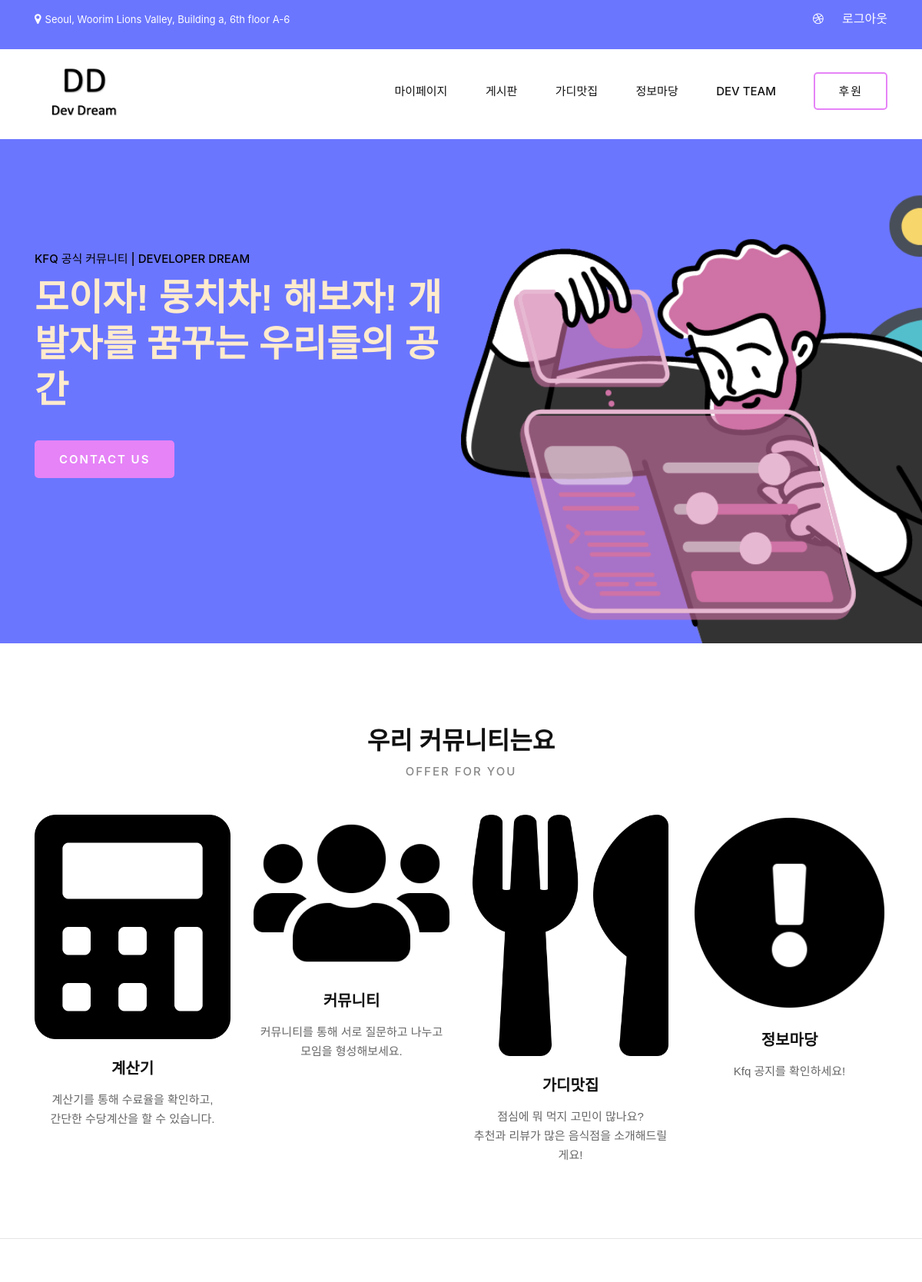
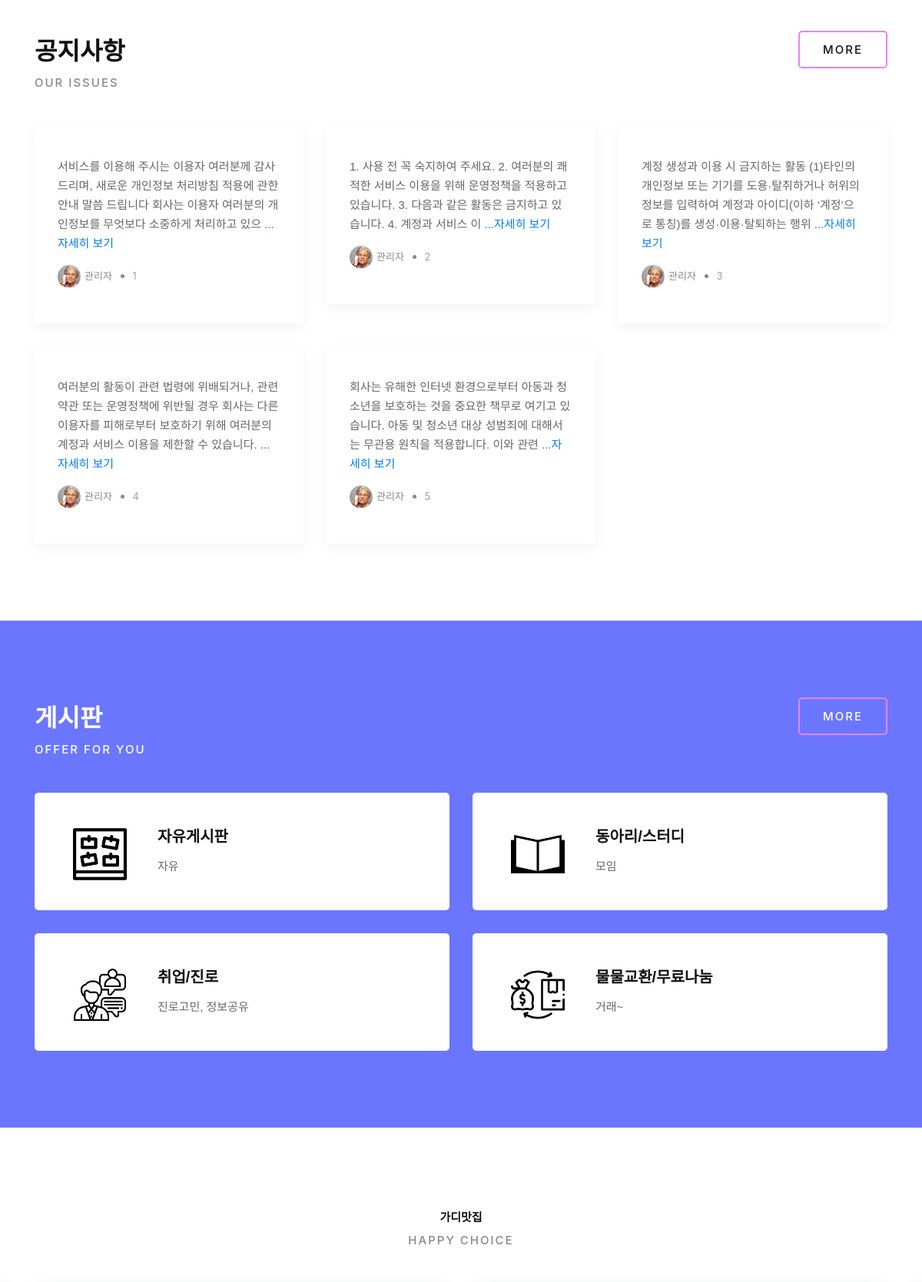
The app's page / (signed in, upper part) with its own data (2 pictures, top to bottom).
### calcapp/models.py (models this page shows, shortened)
class Blog(models.Model):
    title = models.CharField(max_length=200)
    pub_date = models.DateTimeField('date published')
    body = models.TextField()
    images = models.ImageField(blank=True, upload_to="notice_img", null=True)
    user = models.CharField(max_length=20) # main user db랑 연결 해야함
    board_kind = models.CharField(max_length=20)
    def summary(self):
        return self.body[:100]

### mainpage/views.py (the view)
# urls.py: path('', views.mainhome, name='mainhome'),
def mainhome(request):
    get_user_phone = request.session.get('user_phone')
    blogs = Blog.objects.all()
    rest = Rest.objects.all()
    return render(request, 'mainpage/mainhome.html',
                {'get_user_phone':get_user_phone,
                'blogs': blogs,
                'rest':rest})

### templates/mainpage/mainhome.html (shortened to what this page needs)
{% extends 'mainpage/mainpage.html' %}
{% block content %}
{% load static %}
    <section class="hero spad set-bg" data-setbg="{% static 'img/main-bg.png' %}">
        <div class="container">
            <div class="row">
                <div class="col-lg-6">
                    <div class="hero__text">
                        <span>Kfq 공식 커뮤니티 | DEVELOPER DREAM</span>
                        <h2 style="color: blanchedalmond;">모이자! 뭉치차! 해보자! 개발자를 꿈꾸는 우리들의 공간</h2>
                        <a href="#" class="primary-btn normal-btn">Contact us</a>
                    </div>
                </div>
            </div>
        </div>
    </section>
    <section class="chooseus spad">
        <div class="container">
            <div class="row">
                <div class="col-lg-12 text-center">
                    <div class="section-title">
                        <h2>우리 커뮤니티는요</h2>
                        <span>Offer for you</span>
                    </div>
                </div>
            </div>
            <div class="row">
                <div class="col-lg-3 col-md-6 col-sm-6">
                    <img src="{% static 'img/icons/calc.png' %}" alt="">
                    <div class="chooseus__item">
                        <h5>계산기</h5>
                        <p>계산기를 통해 수료율을 확인하고,<br>간단한 수당계산을 할 수 있습니다.</p>
                    </div>
                </div>
                <div class="col-lg-3 col-md-6 col-sm-6">
                    <div class="chooseus__item">
                        <img src="{% static 'img/icons/board.png' %}" alt="">
                        <h5>커뮤니티</h5>
                        <p>커뮤니티를 통해 서로 질문하고 나누고 모임을 형성해보세요.</p>
                    </div>
                </div>
                <div class="col-lg-3 col-md-6 col-sm-6">
                    <div class="chooseus__item">
                        <img src="{% static 'img/icons/food.png' %}" alt="">
                        <h5>가디맛집</h5>
                        <p>점심에 뭐 먹지 고민이 많나요?<br>추천과 리뷰가 많은 음식점을 소개해드릴게요!</p>
                    </div>
                </div>
                <div class="col-lg-3 col-md-6 col-sm-6">
                    <div class="chooseus__item">
                        <img src="{% static 'img/icons/notice.png' %}" alt="">
                        <h5>정보마당</h5>
                        <p>Kfq 공지를 확인하세요!</p>
                    </div>
                </div>
            </div>
        </div>
    </section>
    <hr>
<section class="latest spad">
    <div class="container">
        <div class="row">
            <div class="col-lg-8 col-md-8 col-sm-6">
                <div class="section-title">
                    <h2>공지사항</h2>
                    <span>Our Issues</span>
                </div>
            </div>
            <div class="col-lg-4 col-md-4 col-sm-6">
                <div class="latest__btn">
                    <a href="{% url 'calcapp:notice' %}" class="primary-btn">MORE</a>
                </div>
            </div>
        </div>
        <div class="row">
            {% for blog in blogs %}
            <div class="col-lg-4 col-md-6 col-sm-6">
                <div class="latest__item">
                    <p>{{ blog.summary }}<a href="{% url 'calcapp:detail' blog.id %}"> ...자세히 보기</a></p>
                    <ul>
                        <li><img src="{% static 'img/blog/blog-author.jpg' %}" alt="">관리자</li>
                        <li>{{blog.id}}</li>
                    </ul>
                </div>
            </div>
            {% endfor %}
        </div>
    </div>
</section>
<section class="services spad set-bg" data-setbg="{% static 'img/mains-bg2.png' %}">
    <div class="container">
        <div class="row">
            <div class="col-lg-8 col-md-8 col-sm-6">
                <div class="section-title">
                    <h2>게시판</h2>
                    <span style="color:white; font-size:15px;">Offer for you</span>
                </div>
            </div>
            <div class="col-lg-4 col-md-4 col-sm-6">
                <div class="services__btn">
                    <a href="{% url 'boardapp:freeboard' %}" class="primary-btn">MORE</a>
                </div>
            </div>
        </div>
        <div class="row">
            <div class="col-lg-6 col-md-6">
                <div class="services__item" OnClick="location.href ='/boardapp/freeboard/'" style="cursor:pointer;">
                    <div class="services__item__icon">
                        <img src="{% static 'img/icons/freeboard.png' %}" width="70" height="auto">
                    </div>
                    <div class="services__item__text">
                        <h5>자유게시판</h5>
                        <p>
                            자유
                        </p>
                    </div>
                </div>
            </div>
            <div class="col-lg-6 col-md-6">
                <div class="services__item" OnClick="location.href ='/boardapp/studyboard/'" style="cursor:pointer;">
                    <div class="services__item__icon">
                        <img src="{% static 'img/icons/study.png' %}" width="70" height="auto">
                    </div>
                    <div class="services__item__text">
                        <h5>동아리/스터디</h5>
                        <p>
                            모임
                        </p>
                    </div>
                </div>
            </div>
            <div class="col-lg-6 col-md-6">
                <div class="services__item" OnClick="location.href ='/boardapp/jobboard/'" style="cursor:pointer;">
                    <div class="services__item__icon">
                        <img src="{% static 'img/icons/consulting.png' %}" width="70" height="auto">
                    </div>
                    <div class="services__item__text">
                        <h5>취업/진로</h5>
                        <p>
                            진로고민, 정보공유
                        </p>
                    </div>
                </div>
            </div>
            <div class="col-lg-6 col-md-6">
                <div class="services__item" OnClick="location.href ='/boardapp/tradeboard/'" style="cursor:pointer;">
                    <div class="services__item__icon">
                        <img src="{% static 'img/icons/trading.png' %}" width="70" height="auto">
                    </div>
                    <div class="services__item__text">
                        <h5>물물교환/무료나눔</h5>
                        <p>
                            거래~
                        </p>
                    </div>
                </div>
            </div>
        </div>
    </div>
</section>
<section class="testimonials spad">
    <div class="container">
        <div class="row">
            <div class="col-lg-12 text-center">
                <div class="section-title">
                    <h2 style="font-size:15px;">가디맛집</h2>
                    <span>Happy Choice</span>
                </div>
            </div>
        </div>
        <div class="row">
            <div class="testimonial__slider owl-carousel">
            </div>
        </div>
    </div>
</section>
<br>
{% endblock %}

### static/css/style.css (style rules this page uses)
html, body { height: 100%; font-family: "Poppins", sans-serif; -webkit-font-smoothing: antialiased; }
h1, h2, h3, h4, h5, h6 { margin: 0; color: #111111; font-weight: 400; font-family: "Poppins", sans-serif; }
h2 { font-size: 36px; }
h5 { font-size: 18px; }
p { font-size: 15px; font-family: "Poppins", sans-serif; color: #666666; font-weight: 400; line-height: 25px; margin: 0 0 15px 0; }
img { max-width: 100%; }
ul, ol { padding: 0; margin: 0; }
.section-title { margin-bottom: 45px; }
.section-title span { font-size: 15px; color: #888888; font-weight: 500; letter-spacing: 2px; text-transform: uppercase; }
.section-title h2 { color: #111111; font-weight: 700; margin-top: 8px; }
.set-bg { background-repeat: no-repeat; background-size: cover; background-position: top center; }
.spad { padding-top: 100px; padding-bottom: 100px; }
.primary-btn { display: inline-block; font-size: 15px; font-weight: 500; padding: 12px 30px 10px; text-transform: uppercase; color: #111111; text-transform: uppercase; letter-spacing: 2px; border: 2px solid #e683f7; border-radius: 5px; }
.primary-btn.normal-btn { background: #e683f7; color: #ffffff; font-weight: 600; }
.hero { padding-top: 145px; padding-bottom: 215px; }
.hero__text span { font-size: 15px; font-weight: 500; color: #000000; text-transform: uppercase; display: block; }
.hero__text h2 { font-size: 48px; color: #111111; font-weight: 700; line-height: 60px; margin-top: 10px; margin-bottom: 35px; }
.chooseus { padding-bottom: 50px; }
.chooseus__item { text-align: center; margin-bottom: 30px; }
.chooseus__item h5 { font-size: 20px; color: #111111; font-weight: 600; margin-top: 26px; margin-bottom: 16px; }
.chooseus__item p { margin-bottom: 0; }
.services { padding-bottom: 70px; }
.services .section-title span { color: #13a2b7; }
.services .section-title h2 { color: #ffffff; }
.services__btn { text-align: right; }
.services__btn .primary-btn { color: #ffffff; }
.services__item { background: #ffffff; padding: 45px 30px 45px 50px; margin-bottom: 30px; border-radius: 5px; }
.services__item__icon { float: left; margin-right: 40px; }
.services__item__text { overflow: hidden; }
.services__item__text h5 { font-size: 20px; color: #111111; font-weight: 600; margin-bottom: 14px; -webkit-transition: all, 0.3s; -o-transition: all, 0.3s; transition: all, 0.3s; }
.services__item__text p { margin-bottom: 0; -webkit-transition: all, 0.3s; -o-transition: all, 0.3s; transition: all, 0.3s; }
.latest { padding-top: 80px; padding-bottom: 70px; }
.latest__btn { text-align: right; }
.latest__item { -webkit-box-shadow: 0px 5px 15px rgba(0, 0, 0, 0.05); box-shadow: 0px 5px 15px rgba(0, 0, 0, 0.05); padding: 30px; margin-bottom: 30px; }
.latest__item ul li { list-style: none; display: inline-block; font-size: 13px; margin-right: 22px; color: #888888; position: relative; font-weight: 300; }
.latest__item ul li:after { position: absolute; right: -16px; top: 12px; height: 5px; width: 5px; background: #888888; border-radius: 50%; content: ""; }
.latest__item ul li img { height: 30px; width: 30px; border-radius: 50%; display: inline-block; margin-right: 5px; }
.latest__item ul li:last-child { margin-right: 0; }
.latest__item ul li:last-child:after { display: none; }
.testimonials { overflow: hidden; background: #ffffff; padding-bottom: 90px; }
.testimonials .section-title { margin-bottom: 15px; }
@media only screen and (min-width: 1200px) { .container { max-width: 1170px; } }

### templates/mainpage/load-box.html (style rules this page uses)
.section-title span { font-size:15px; }

### records on screen
Blog: summary "서비스를 이용해 주시는 이용자 여러분께 감사드리며, 새로운 개인정보 처리방침 적용에 관한 안내 말씀 드립니다 회사는 이용자 여러분의 개인정보를 무엇보다 소중하게 처리하고 있으", id "1"
Blog: summary "1. 사용 전 꼭 숙지하여 주세요. 2. 여러분의 쾌적한 서비스 이용을 위해 운영정책을 적용하고 있습니다. 3. 다음과 같은 활동은 금지하고 있습니다. 4. 계정과 서비스 이", id "2"
Blog: summary "계정 생성과 이용 시 금지하는 활동 (1)타인의 개인정보 또는 기기를 도용·탈취하거나 허위의 정보를 입력하여 계정과 아이디(이하 ‘계정’으로 통칭)를 생성·이용·탈퇴하는 행위", id "3"
Blog: summary "여러분의 활동이 관련 법령에 위배되거나, 관련 약관 또는 운영정책에 위반될 경우 회사는 다른 이용자를 피해로부터 보호하기 위해 여러분의 계정과 서비스 이용을 제한할 수 있습니다.", id "4"
Blog: summary "회사는 유해한 인터넷 환경으로부터 아동과 청소년을 보호하는 것을 중요한 책무로 여기고 있습니다. 아동 및 청소년 대상 성범죄에 대해서는 무관용 원칙을 적용합니다. 이와 관련", id "5"
